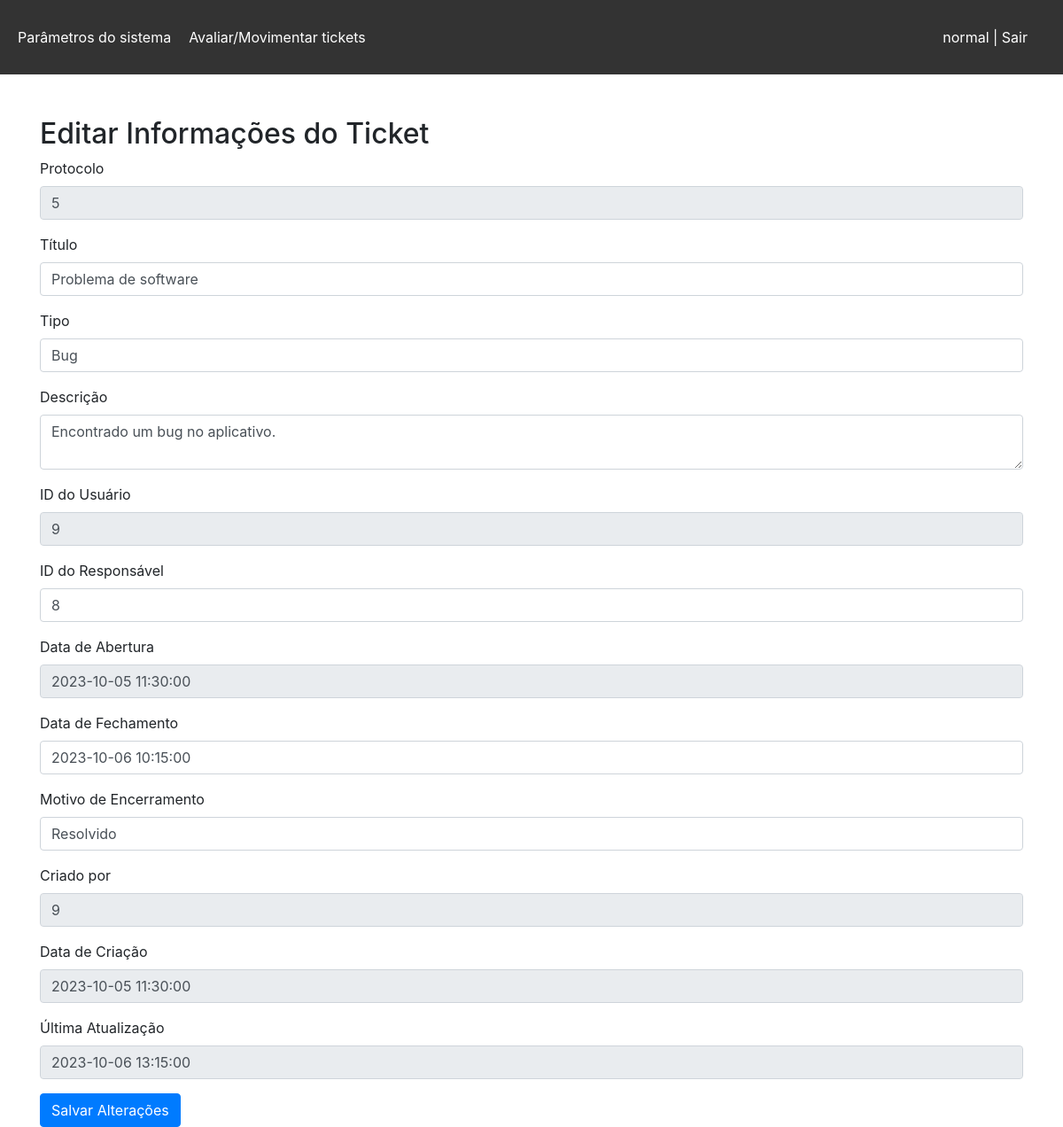
The page /EditId.php?id=5 (signed in) on the database its author committed.
### tables this page shows
CREATE TABLE `tickets` (
  `protocol` int NOT NULL AUTO_INCREMENT,
  `title` varchar(255) DEFAULT NULL,
  `type` varchar(50) DEFAULT NULL,
  `description` text,
  `user_id` int DEFAULT NULL,
  `responsible_id` int DEFAULT NULL,
  `open_at` datetime DEFAULT NULL,
  `closed_at` datetime DEFAULT NULL,
  `closure_reason` text,
  `created_by` int DEFAULT NULL,
  `created_at` datetime DEFAULT NULL,
  `updated_at` timestamp NULL DEFAULT CURRENT_TIMESTAMP ON UPDATE CURRENT_TIMESTAMP,
  PRIMARY KEY (`protocol`)
);

### EditId.php (called while the page is built, shortened)
<?php
$id = $_GET['id'];
$protocolInfo = new Ticket();
$protocolInfo->id = $id;
$ticketData = $protocolInfo->getTicketsById();
include __DIR__ . '/includes/header.php';
include __DIR__ . '/includes/editForm.php';
include __DIR__ . '/includes/footer.php';

### app/Db/Database.php (called while the page is built, shortened)
<?php
class Database{
  private $table;
  private $connection;
  public function __construct($table = null){
    $this->table = $table;
  }
  private function setConnection(){
    try{
      $this->connection = new PDO('mysql:host='.self::HOST.';dbname='.self::NAME,self::USER,self::PASS);
      $this->connection->setAttribute(PDO::ATTR_ERRMODE,PDO::ERRMODE_EXCEPTION);
    }catch(PDOException $e){
      die('ERROR: '.$e->getMessage());
    }
  }
  public function execute($query,$params = []){
    try{
      $statement = $this->connection->prepare($query);
      $statement->execute($params);
      return $statement;
    }catch(PDOException $e){
      die('ERROR: '.$e->getMessage());
    }
  }
  public function select($where = null, $order = null, $limit = null, $fields = '*'){
    $where = !empty($where) ? 'WHERE '.$where : '';
    $order = !empty($order) ? 'ORDER BY '.$order : '';
    $limit = !empty($limit) ? 'LIMIT '.$limit : '';
    $query = 'SELECT '.$fields.' FROM '.$this->table.' '.$where.' '.$order.' '.$limit;
    $result = $this->execute($query);
    $data = $result->fetchAll(PDO::FETCH_ASSOC);
    return $data;
  }
}

### app/Entity/Ticket.php (called while the page is built, shortened)
<?php
class Ticket
{
    public $id;
    public function getTicketsById()
    {
        $obDatabase = new Database('tickets');
        $where = "protocol = '{$this->id}'";
        $data = $obDatabase->select($where);
        return $data[0];
    }
}

### includes/editForm.php (the view)
<div class="container mt-5">
    <h2>Editar Informações do Ticket</h2>
    <form method="POST">
        <div class="form-group">
            <label for="protocolo">Protocolo</label>
            <input type="text" class="form-control" id="protocolo" name="protocolo" value="<?= $ticketData['protocol'] ?>" readonly>
        </div>
        <div class="form-group">
            <label for="titulo">Título</label>
            <input type="text" class="form-control" id="titulo" name="titulo" value="<?= $ticketData['title'] ?>">
        </div>
        <div class="form-group">
            <label for="tipo">Tipo</label>
            <input type="text" class="form-control" id="tipo" name="tipo" value="<?= $ticketData['type'] ?>">
        </div>
        <div class="form-group">
            <label for="descricao">Descrição</label>
            <textarea class="form-control" id="descricao" name="descricao"><?= $ticketData['description'] ?></textarea>
        </div>
        <div class="form-group">
            <label for="user_id">ID do Usuário</label>
            <input type="text" class="form-control" id="user_id" name="user_id" value="<?= $ticketData['user_id'] ?>" disabled>
        </div>
        <div class="form-group">
            <label for="responsavel_id">ID do Responsável</label>
            <input type="text" class="form-control" id="responsavel_id" name="responsavel_id" value="<?= $ticketData['responsible_id'] ?>">
        </div>
        <div class="form-group">
            <label for="data_abertura">Data de Abertura</label>
            <input type="text" class="form-control" id="data_abertura" name="data_abertura" value="<?= $ticketData['open_at'] ?>" disabled>
        </div>
        <?php if (!empty($ticketData['closed_at'])) : ?>
            <div class="form-group">
                <label for="data_fechamento">Data de Fechamento</label>
                <input type="text" class="form-control" id="data_fechamento" name="data_fechamento" value="<?= $ticketData['closed_at'] ?>">
            </div>
        <?php endif; ?>
        <?php if (!empty($ticketData['closure_reason'])) : ?>
            <div class="form-group">
                <label for="motivo_fechamento">Motivo de Encerramento</label>
                <input type="text" class="form-control" id="motivo_fechamento" name="motivo_fechamento" value="<?= $ticketData['closure_reason'] ?>">
            </div>
        <?php endif; ?>
        <div class="form-group">
            <label for="criado_por">Criado por</label>
            <input type="text" class="form-control" id="criado_por" name="criado_por" value="<?= $ticketData['created_by'] ?>" disabled>
        </div>
        <div class="form-group">
            <label for="data_criacao">Data de Criação</label>
            <input type="text" class="form-control" id="data_criacao" name="data_criacao" value="<?= $ticketData['created_at'] ?>" disabled>
        </div>
        <div class="form-group">
            <label for="ultima_atualizacao">Última Atualização</label>
            <input type="text" class="form-control" id="ultima_atualizacao" name="ultima_atualizacao" value="<?= $ticketData['updated_at'] ?>" disabled>
        </div>
        <button type="submit" class="btn btn-primary">Salvar Alterações</button>
    </form>
</div>

### includes/header.php (style rules this page uses)
* { margin: 0; padding: 0; }

### rows shown on the page
tickets: protocolo "5", titulo "Problema de software", tipo "Bug", descricao "Encontrado um bug no aplicativo.", user_id "9", responsavel_id "8", data_abertura "2023-10-05 11:30:00", data_fechamento "2023-10-06 10:15:00", motivo_fechamento "Resolvido", criado_por "9", data_criacao "2023-10-05 11:30:00", ultima_atualizacao "2023-10-06 13:15:00"

### other values the page prints
$_SESSION['name_usuario'] "normal"
